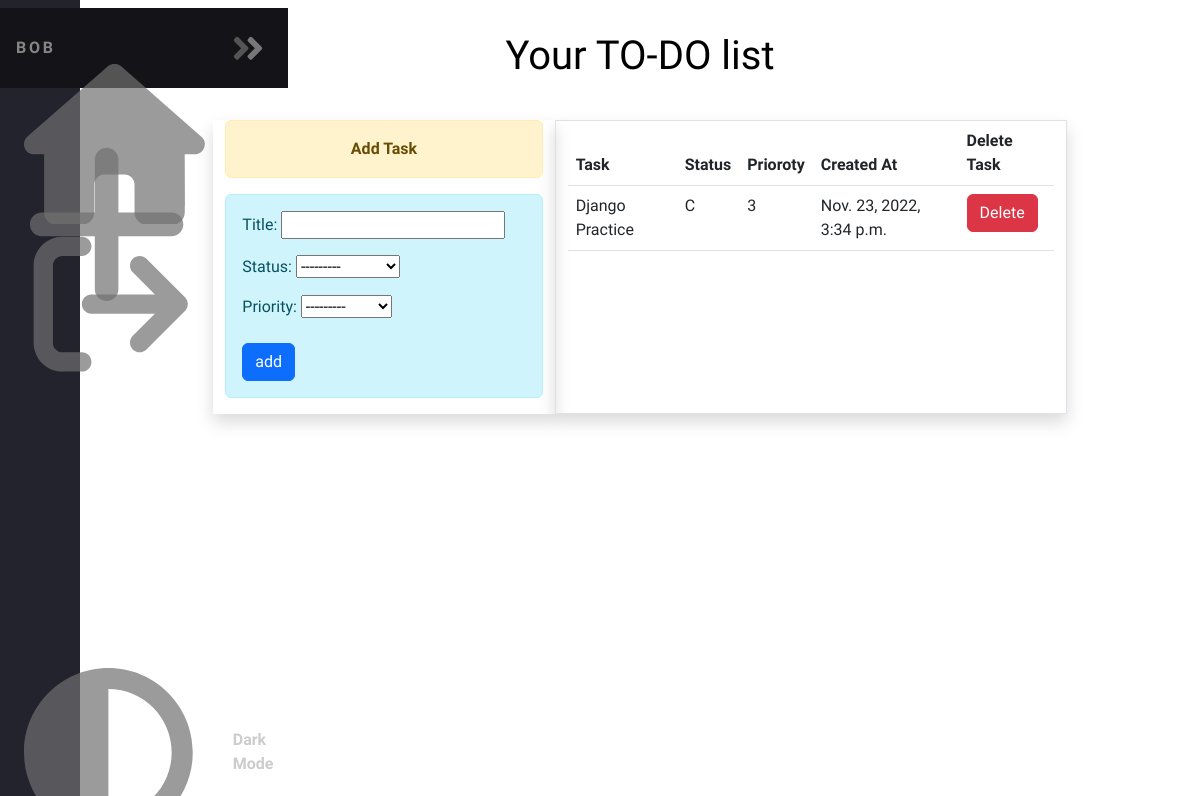
The page / (signed in) on the database its author committed.
### app/models.py (models this page shows, shortened)
class TODO(models.Model):
    title = models.CharField(max_length=50)
    completion_status = [
        ('C', 'COMPLETE'),
        ('P', 'PENDING'),
        ('F', 'FAILED'),
    ]
    status = models.CharField(max_length=2, choices=completion_status)
    priority_status = [
        ('1','Very Low'),
        ('2','Low'),
        ('3','Medium'),
        ('4','High'),
        ('5','Very High'),
    ]
    priority = models.CharField(max_length=2, choices=priority_status)
    created_at = models.DateTimeField(auto_now_add=True)
    user = models.ForeignKey(User, on_delete=models.CASCADE)

### app/views.py (the view)
# urls.py: path('', views.home, name='home'),
@login_required(login_url='login')
def home(request):
    if request.user.is_authenticated:
        user = request.user
        form = TODOForm()
        tasks = TODO.objects.filter(user = user).order_by('-priority')
        return render(request, 'app/home.html', {'form':form, 'tasks':tasks})

### app/forms.py
class TODOForm(ModelForm):
    class Meta:
        model = TODO
        fields = [
            'title',
            'status',
            'priority',
        ]

### app/templates/app/home.html (shortened to what this page needs)
{% extends 'app/core.html' %}
{% block content %}
    <div class="container p-3">
        <h1 class='mx-auto text-center'>Your TO-DO list</h1>
        <div class="row d-flex flex-row mx-auto justify-content-center mt-4 p-3">
            <div class="col-md-4 shadow ">
                <div class="alert alert-warning text-center"><strong>Add Task</strong></div>
                <div class="alert alert-info">
                    <form action="/add-task/" method="post">
                        {{form.as_p}}
                        <div class='text-centerx'>
                            <input type="submit" value="add" class='btn btn-primary mt-2 '>
                        </div>
                    </form>
                </div>
            </div>
            <div class="col-md-6 shadow border">
                {% if tasks|length == 0 %}
                <div class="alert alert-danger">
                    No Tasks!!
                </div>
                {% else %}
                <div>
                    <table class='table'>
                        <thead>
                            <th>Task</th>
                            <th>Status</th>
                            <th>Prioroty</th>
                            <th>Created At</th>
                            <th>Delete Task</th>
                        </thead>
                        <tbody>
                            {% for task in tasks %}
                                <tr>
                                    <td>{{task.title}}</td>
                                    <td>{{task.status}}</td>
                                    <td>{{task.priority}}</td>
                                    <td>{{task.created_at}}</td>
                                    <td><a href="/delete-task/{{task.id}}" class='btn btn-danger'>Delete</a></td>
                                </tr>
                            {% endfor %}
                        </tbody>
                    </table>
                </div>
                {% endif %}
            </div>
        </div>
    </div>
{% endblock content %}

### app/static/css/core.css (style rules this page uses)
* { font-family: 'Aleo', serif; margin: 0%; padding: 0%; box-sizing: border-box; }
body { color: black; background-color: white; margin: 0; padding: 0%; }

### app/static/css/navbar-style.css (style rules this page uses)
:root { font-size: 16px; font-family: 'Aleo', serif; --text-primary: #b6b6b6; --text-secondry: #ececec; --bg-primary: #23232e; --bg-secondry: #141418; --transition-speed: 600ms; }
body { color: black; background-color: white; margin: 0; padding: 0%; }

### rows shown on the page
TODO: title "Django Practice", status "C", priority "3", created_at "Nov. 23, 2022, 3:34 p.m."
